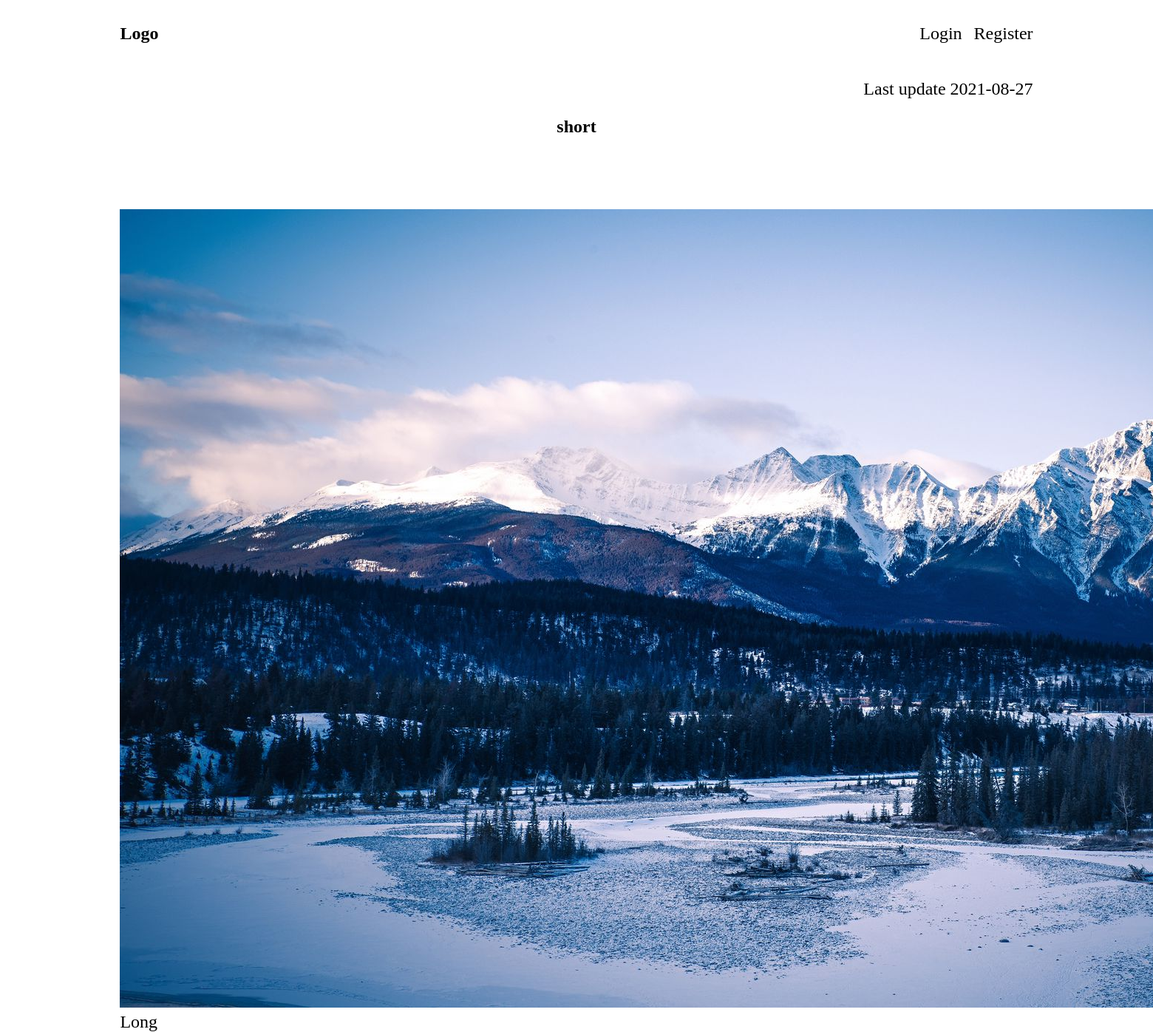
Screenshot of /news.php?id=3 with the database file from the repository.
### tables this page shows
CREATE TABLE `news` (
  `id` int(11) NOT NULL,
  `short` varchar(100) NOT NULL,
  `full_text` varchar(255) NOT NULL,
  `visible` tinyint(1) NOT NULL,
  `type` tinyint(1) NOT NULL,
  `created_at` datetime NOT NULL,
  `updated_at` datetime NOT NULL,
  `visible_at` datetime NOT NULL
);

### services/Queries.php (called while the page is built, shortened)
<?php
class Queries extends Connection
{
    private function bindParamsBySettings($generatedQuery, $bindParamArr = [])
    {
        if (count($bindParamArr) > 0) {
            $generatedQuery->execute($bindParamArr);
        } else {
            $generatedQuery->execute();
        }
    }
    public function loadData($query, $bindParamArr = [])
    {
        $con = $this->connect();
        $generatedQuery = $con->prepare($query);
        $this->bindParamsBySettings($generatedQuery, $bindParamArr);
        return $generatedQuery->fetchAll();
    }
}

### news.php (the view, shortened to what this page needs)
<?php
if (isset($_GET['id'])) {
    $sanitizeObject = new Sanitizevalidate;
    $id = $sanitizeObject->cleanInput($_GET['id'], 'int');
    require $_SERVER['DOCUMENT_ROOT'] .
        "/news_task/services/Queries.php";
    $queryObject = new Queries;
    $todayDate = date("Y-m-d H:i:s");
    $singleItemFromNewsTable = $queryObject->loadData(
        "SELECT short, full_text, type, updated_at FROM news WHERE id = ? AND visible_at <= '$todayDate' AND visible = true",
        [
            $id
        ]
    );
}
?>
<!DOCTYPE html>
<html lang="en">
<head>
    <link rel="stylesheet" href="/news_task/styles/style.css">
</head>
<body>
    <?php
    require $_SERVER['DOCUMENT_ROOT'] . "/news_task/header.php";
    ?>
    <section class="single_info">
        <?php foreach ($singleItemFromNewsTable as $arr) : ?>
            <div class="single_info__container">
                <p class="last_update">Last update <?php print date('Y-m-d', strtotime($arr['updated_at'])); ?></p>
                <h2><?php print $arr['short']; ?></h2>
                <p class="full_text"><?php print $arr['full_text']; ?></p>
            </div>
        <?php endforeach; ?>
    </section>
</body>
</html>

### styles/style.css (style rules this page uses)
* { box-sizing: border-box; font-size: 24px; }
body { min-height: 100vh; max-height: 100vh; overflow: hidden; }
.single_info__container h2 { text-align: center; }
.single_info__container { width: 80%; margin: 0 auto; }
.last_update { text-align: right; }
.full_text { padding: 25px 0; }

### rows the page displays
news: updated_at "2021-08-27", short "short", full_text (picture), full_text "Long"
